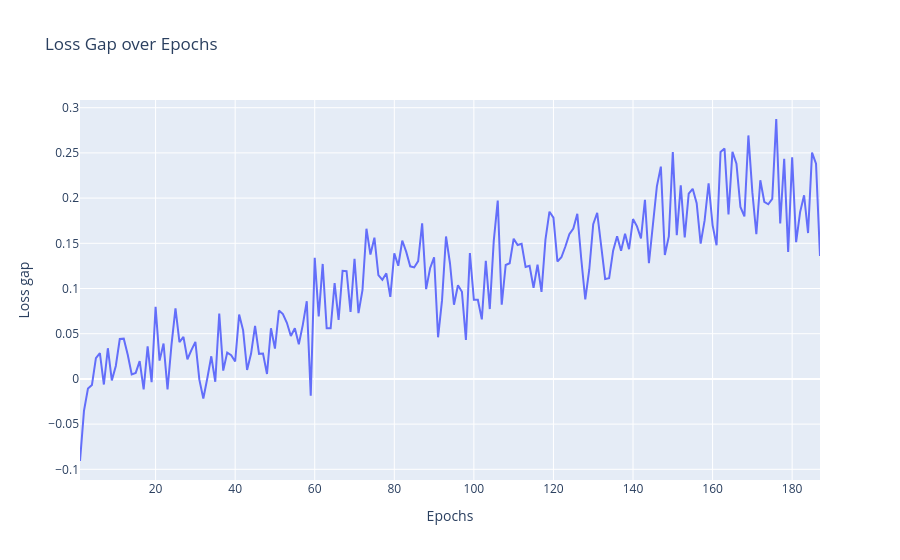

The notebook cell this image was saved under:
### Code cell
loss_gap = val_loss - train_loss

fig = go.Figure()
fig.add_trace(go.Scatter(x=epochs, y=loss_gap, mode="lines", name="Val Loss - Train Loss"))

fig.update_layout(
    title="Loss Gap over Epochs",
    xaxis_title="Epochs",
    yaxis_title="Loss gap",
    hovermode="x unified"
)

### Figure 1 — Plotly figure (JSON) as saved in the notebook; plotly's stock layout.template omitted (floating-point values rounded to 4 significant figures; data arrays with more than 128 entries replaced by an {"elided": "..."} marker saying what was removed)
{"data": [{"mode": "lines", "name": "Val Loss - Train Loss", "type": "scatter", "x": {"elided": "187 int values"}, "y": {"elided": "187 float values"}}], "layout": {"hovermode": "x unified", "title": {"text": "Loss Gap over Epochs"}, "xaxis": {"title": {"text": "Epochs"}}, "yaxis": {"title": {"text": "Loss gap"}}}}
